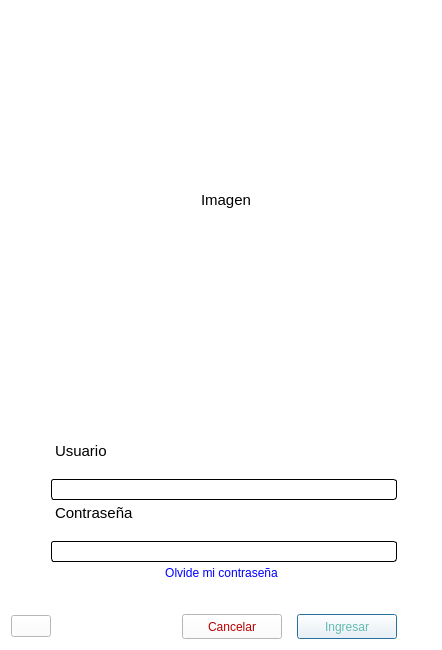
<?xml version="1.0" encoding="UTF-8"?>
<ui version="4.0">
 <class>Dialog</class>
 <widget class="QDialog" name="Dialog">
  <property name="windowModality">
   <enum>Qt::WindowModal</enum>
  </property>
  <property name="geometry">
   <rect>
    <x>0</x>
    <y>0</y>
    <width>442</width>
    <height>650</height>
   </rect>
  </property>
  <property name="sizePolicy">
   <sizepolicy hsizetype="Fixed" vsizetype="Maximum">
    <horstretch>0</horstretch>
    <verstretch>0</verstretch>
   </sizepolicy>
  </property>
  <property name="minimumSize">
   <size>
    <width>440</width>
    <height>650</height>
   </size>
  </property>
  <property name="maximumSize">
   <size>
    <width>442</width>
    <height>650</height>
   </size>
  </property>
  <property name="sizeIncrement">
   <size>
    <width>0</width>
    <height>0</height>
   </size>
  </property>
  <property name="focusPolicy">
   <enum>Qt::StrongFocus</enum>
  </property>
  <property name="windowTitle">
   <string>Iniciar sesión</string>
  </property>
  <property name="windowIcon">
   <iconset>
    <normaloff>imagenes/iconos/a.png</normaloff>imagenes/iconos/a.png</iconset>
  </property>
  <property name="autoFillBackground">
   <bool>false</bool>
  </property>
  <property name="styleSheet">
   <string notr="true">QDialog{
background-color: rgb(255, 255, 255);
font: 75 12pt &quot;Arial&quot;;
}


QLabel{
    display: block;
    font: 15px Arial, Helvetica, sans-serif;
    margin-bottom: 15px;
}

QLineEdit {
padding: 1px;
border-style: solid;
border: 2px solid gray;
border-radius: 20px;

}


QPushButton#pushButton_Ingresar{
background-color: white;
color:rgb(100, 186, 177);
}

QPushButton#pushButton_Ingresar:hover{
color:white;
background-color: rgb(100, 186, 177);
}


QPushButton#pushButton_Cancelar{
background-color: white;
color: rgb(186, 0, 0);
}

QPushButton#pushButton_Cancelar:hover{
background-color: rgb(186, 0, 0);
color: white;
}


</string>
  </property>
  <property name="sizeGripEnabled">
   <bool>false</bool>
  </property>
  <property name="modal">
   <bool>true</bool>
  </property>
  <layout class="QGridLayout" name="gridLayout_2" rowstretch="0">
   <property name="sizeConstraint">
    <enum>QLayout::SetNoConstraint</enum>
   </property>
   <property name="verticalSpacing">
    <number>0</number>
   </property>
   <item row="0" column="0">
    <layout class="QGridLayout" name="gridLayout">
     <property name="sizeConstraint">
      <enum>QLayout::SetMaximumSize</enum>
     </property>
     <property name="leftMargin">
      <number>0</number>
     </property>
     <property name="topMargin">
      <number>0</number>
     </property>
     <property name="rightMargin">
      <number>0</number>
     </property>
     <property name="spacing">
      <number>0</number>
     </property>
     <item row="2" column="2">
      <widget class="QLabel" name="label_Usuario">
       <property name="sizePolicy">
        <sizepolicy hsizetype="MinimumExpanding" vsizetype="Fixed">
         <horstretch>0</horstretch>
         <verstretch>0</verstretch>
        </sizepolicy>
       </property>
       <property name="focusPolicy">
        <enum>Qt::NoFocus</enum>
       </property>
       <property name="text">
        <string>Usuario</string>
       </property>
       <property name="alignment">
        <set>Qt::AlignBottom|Qt::AlignLeading|Qt::AlignLeft</set>
       </property>
      </widget>
     </item>
     <item row="8" column="0">
      <widget class="QPushButton" name="pushButton_ConfigurarConexion">
       <property name="maximumSize">
        <size>
         <width>40</width>
         <height>16777215</height>
        </size>
       </property>
       <property name="layoutDirection">
        <enum>Qt::LeftToRight</enum>
       </property>
       <property name="autoFillBackground">
        <bool>false</bool>
       </property>
       <property name="styleSheet">
        <string notr="true">background-color: rgb(255, 255, 255);</string>
       </property>
       <property name="text">
        <string/>
       </property>
       <property name="icon">
        <iconset>
         <normaloff>imagenes/iconos/ajustes.png</normaloff>imagenes/iconos/ajustes.png</iconset>
       </property>
       <property name="iconSize">
        <size>
         <width>25</width>
         <height>25</height>
        </size>
       </property>
       <property name="autoRepeat">
        <bool>false</bool>
       </property>
       <property name="autoDefault">
        <bool>false</bool>
       </property>
       <property name="default">
        <bool>false</bool>
       </property>
       <property name="flat">
        <bool>false</bool>
       </property>
      </widget>
     </item>
     <item row="5" column="2" colspan="6">
      <widget class="QLineEdit" name="lineEdit_Pass">
       <property name="font">
        <font>
         <pointsize>10</pointsize>
        </font>
       </property>
       <property name="styleSheet">
        <string notr="true">
	border: 1px solid Black;
	background-color: #fff;
	border-radius: 3px;
</string>
       </property>
       <property name="inputMethodHints">
        <set>Qt::ImhHiddenText|Qt::ImhNoAutoUppercase|Qt::ImhNoPredictiveText|Qt::ImhSensitiveData</set>
       </property>
       <property name="maxLength">
        <number>25</number>
       </property>
       <property name="echoMode">
        <enum>QLineEdit::Password</enum>
       </property>
       <property name="clearButtonEnabled">
        <bool>true</bool>
       </property>
      </widget>
     </item>
     <item row="3" column="2" colspan="5">
      <widget class="QLineEdit" name="lineEdit_Usuario">
       <property name="font">
        <font>
         <pointsize>10</pointsize>
        </font>
       </property>
       <property name="styleSheet">
        <string notr="true">
	border: 1px solid Black;
	background-color: #fff;
	border-radius: 3px;
</string>
       </property>
       <property name="echoMode">
        <enum>QLineEdit::Normal</enum>
       </property>
       <property name="cursorMoveStyle">
        <enum>Qt::VisualMoveStyle</enum>
       </property>
       <property name="clearButtonEnabled">
        <bool>true</bool>
       </property>
      </widget>
     </item>
     <item row="7" column="2">
      <spacer name="verticalSpacer">
       <property name="orientation">
        <enum>Qt::Vertical</enum>
       </property>
       <property name="sizeType">
        <enum>QSizePolicy::Fixed</enum>
       </property>
       <property name="sizeHint" stdset="0">
        <size>
         <width>20</width>
         <height>30</height>
        </size>
       </property>
      </spacer>
     </item>
     <item row="8" column="6">
      <widget class="QPushButton" name="pushButton_Ingresar">
       <property name="sizePolicy">
        <sizepolicy hsizetype="Minimum" vsizetype="Minimum">
         <horstretch>50</horstretch>
         <verstretch>50</verstretch>
        </sizepolicy>
       </property>
       <property name="minimumSize">
        <size>
         <width>100</width>
         <height>25</height>
        </size>
       </property>
       <property name="maximumSize">
        <size>
         <width>100</width>
         <height>35</height>
        </size>
       </property>
       <property name="layoutDirection">
        <enum>Qt::LeftToRight</enum>
       </property>
       <property name="styleSheet">
        <string notr="true"/>
       </property>
       <property name="text">
        <string>Ingresar</string>
       </property>
       <property name="icon">
        <iconset>
         <normaloff>imagenes/iconos/ingresar.png</normaloff>imagenes/iconos/ingresar.png</iconset>
       </property>
       <property name="iconSize">
        <size>
         <width>24</width>
         <height>16</height>
        </size>
       </property>
       <property name="default">
        <bool>false</bool>
       </property>
       <property name="flat">
        <bool>false</bool>
       </property>
      </widget>
     </item>
     <item row="4" column="2" colspan="6">
      <widget class="QLabel" name="label_Password">
       <property name="sizePolicy">
        <sizepolicy hsizetype="Preferred" vsizetype="Fixed">
         <horstretch>0</horstretch>
         <verstretch>0</verstretch>
        </sizepolicy>
       </property>
       <property name="minimumSize">
        <size>
         <width>0</width>
         <height>0</height>
        </size>
       </property>
       <property name="layoutDirection">
        <enum>Qt::LeftToRight</enum>
       </property>
       <property name="autoFillBackground">
        <bool>false</bool>
       </property>
       <property name="text">
        <string>Contraseña</string>
       </property>
       <property name="textFormat">
        <enum>Qt::PlainText</enum>
       </property>
       <property name="scaledContents">
        <bool>true</bool>
       </property>
       <property name="alignment">
        <set>Qt::AlignBottom|Qt::AlignLeading|Qt::AlignLeft</set>
       </property>
       <property name="textInteractionFlags">
        <set>Qt::NoTextInteraction</set>
       </property>
      </widget>
     </item>
     <item row="8" column="8">
      <spacer name="horizontalSpacer_2">
       <property name="orientation">
        <enum>Qt::Horizontal</enum>
       </property>
       <property name="sizeType">
        <enum>QSizePolicy::Fixed</enum>
       </property>
       <property name="sizeHint" stdset="0">
        <size>
         <width>34</width>
         <height>20</height>
        </size>
       </property>
      </spacer>
     </item>
     <item row="6" column="3" colspan="2">
      <widget class="QPushButton" name="pushButton_Olivido_Password">
       <property name="styleSheet">
        <string notr="true">color: rgb(0, 0, 255);</string>
       </property>
       <property name="text">
        <string>Olvide mi contraseña</string>
       </property>
       <property name="checkable">
        <bool>false</bool>
       </property>
       <property name="autoDefault">
        <bool>false</bool>
       </property>
       <property name="flat">
        <bool>true</bool>
       </property>
      </widget>
     </item>
     <item row="0" column="2" colspan="5">
      <widget class="QLabel" name="label_Logo">
       <property name="sizePolicy">
        <sizepolicy hsizetype="Expanding" vsizetype="Ignored">
         <horstretch>0</horstretch>
         <verstretch>0</verstretch>
        </sizepolicy>
       </property>
       <property name="minimumSize">
        <size>
         <width>350</width>
         <height>230</height>
        </size>
       </property>
       <property name="maximumSize">
        <size>
         <width>500</width>
         <height>500</height>
        </size>
       </property>
       <property name="layoutDirection">
        <enum>Qt::LeftToRight</enum>
       </property>
       <property name="autoFillBackground">
        <bool>false</bool>
       </property>
       <property name="text">
        <string>Imagen</string>
       </property>
       <property name="scaledContents">
        <bool>true</bool>
       </property>
       <property name="alignment">
        <set>Qt::AlignCenter</set>
       </property>
       <property name="wordWrap">
        <bool>false</bool>
       </property>
      </widget>
     </item>
     <item row="8" column="4">
      <widget class="QPushButton" name="pushButton_Cancelar">
       <property name="sizePolicy">
        <sizepolicy hsizetype="Minimum" vsizetype="Minimum">
         <horstretch>0</horstretch>
         <verstretch>0</verstretch>
        </sizepolicy>
       </property>
       <property name="minimumSize">
        <size>
         <width>100</width>
         <height>25</height>
        </size>
       </property>
       <property name="maximumSize">
        <size>
         <width>100</width>
         <height>35</height>
        </size>
       </property>
       <property name="layoutDirection">
        <enum>Qt::LeftToRight</enum>
       </property>
       <property name="styleSheet">
        <string notr="true"/>
       </property>
       <property name="text">
        <string>Cancelar</string>
       </property>
       <property name="icon">
        <iconset>
         <normaloff>imagenes/iconos/cancelar.png</normaloff>imagenes/iconos/cancelar.png</iconset>
       </property>
       <property name="iconSize">
        <size>
         <width>24</width>
         <height>16</height>
        </size>
       </property>
      </widget>
     </item>
     <item row="8" column="5">
      <spacer name="horizontalSpacer">
       <property name="orientation">
        <enum>Qt::Horizontal</enum>
       </property>
       <property name="sizeType">
        <enum>QSizePolicy::Minimum</enum>
       </property>
       <property name="sizeHint" stdset="0">
        <size>
         <width>15</width>
         <height>20</height>
        </size>
       </property>
      </spacer>
     </item>
     <item row="1" column="4">
      <spacer name="verticalSpacer_2">
       <property name="orientation">
        <enum>Qt::Vertical</enum>
       </property>
       <property name="sizeType">
        <enum>QSizePolicy::Fixed</enum>
       </property>
       <property name="sizeHint" stdset="0">
        <size>
         <width>20</width>
         <height>35</height>
        </size>
       </property>
      </spacer>
     </item>
    </layout>
   </item>
  </layout>
 </widget>
 <tabstops>
  <tabstop>lineEdit_Usuario</tabstop>
  <tabstop>lineEdit_Pass</tabstop>
  <tabstop>pushButton_Ingresar</tabstop>
  <tabstop>pushButton_Olivido_Password</tabstop>
  <tabstop>pushButton_ConfigurarConexion</tabstop>
 </tabstops>
 <resources/>
 <connections/>
</ui>
